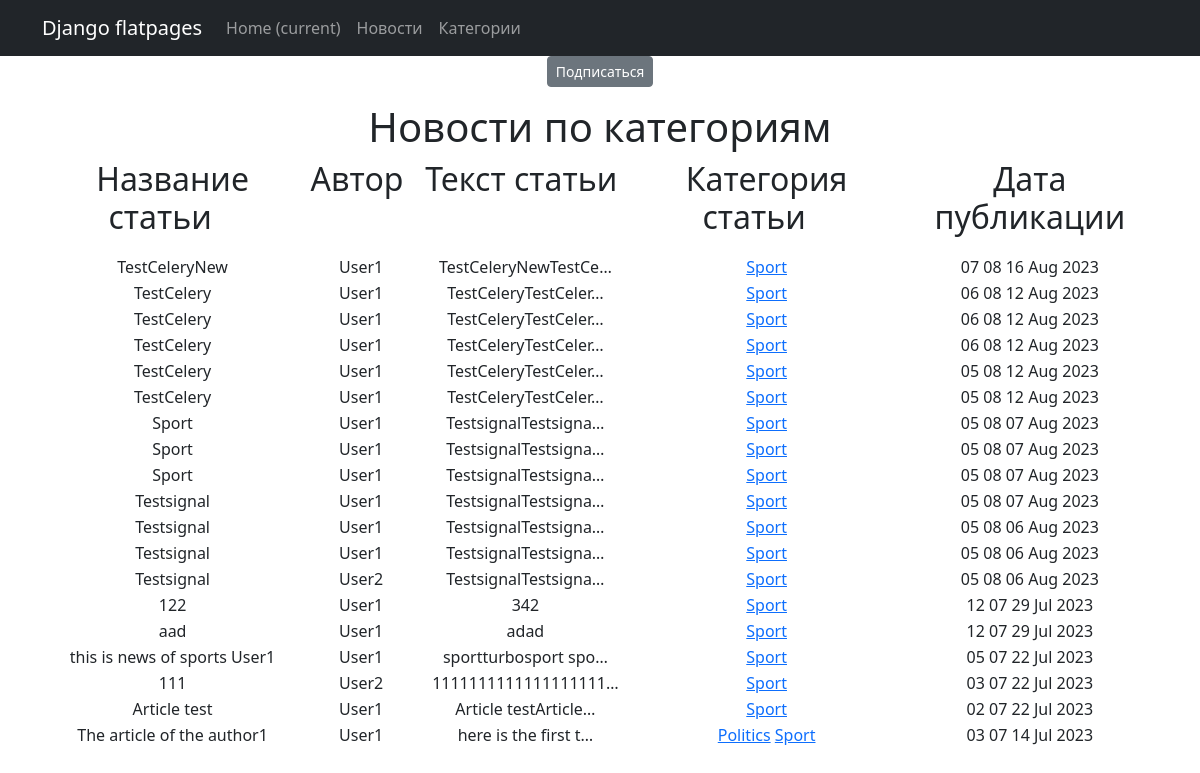
The app's page /news/categories/3/ with its own data.
### NewsPortal/models.py (models this page shows, shortened)
class Post(models.Model):
    post_author = models.ForeignKey(Author, on_delete=models.CASCADE)
    post_choice = models.CharField(max_length=2, choices=POSITIONS)
    post_time_in = models.DateTimeField(auto_now_add=True)
    post_link = models.ManyToManyField(Category, "PostCategory")
    post_header = models.CharField(max_length=255)
    post_text = models.TextField()
    rating = models.FloatField(default=0.0)

class Author(models.Model):
    user = models.OneToOneField(User, on_delete=models.CASCADE)
    author_rating = models.FloatField(default=0.0)
    def __str__(self):
        return f"{self.user}"

class Category(models.Model):
    category_name = models.CharField(max_length=255, unique=True)
    subscribers = models.ManyToManyField(User, related_name="categories")
    def __str__(self):
        return f"{self.category_name}"

### NewsPortal/views.py (the view)
# urls.py: path('categories/<int:pk>/', CategoryListView.as_view(), name='category_list'),
class CategoryListView(ListView):
    model = Post
    template_name = 'category_list.html'
    context_object_name = 'category_news_list'
    def get_queryset(self):
        self.post_link = get_object_or_404(Category, id=self.kwargs['pk'])
        queryset = Post.objects.filter(post_link=self.post_link).order_by('-post_time_in')
        return queryset
    def get_context_data(self, **kwargs):
        context = super().get_context_data(**kwargs)
        context['is_not_subscriber'] = self.request.user not in self.post_link.subscribers.all()
        context['is_subscriber'] = self.request.user in self.post_link.subscribers.all()
        context['post_link'] = self.post_link
        return context

### NewsPortal/templatetags/custom_filters.py (called while the page is built)
@register.filter()
def censor(text):
   new_text = text
   stop_list = [
      'text',
      'about'
         ]
   for bad in stop_list:
      new_text = new_text.replace(bad, bad[:1] + '*' * (len(bad) - 1))
      if type(bad) != str:
         raise TypeError('должна быть строка')
   return new_text

### templates/category_list.html (shortened to what this page needs)
{% extends 'flatpages/default.html' %}
{% load custom_filters %}
{% load custom_tags %}
{% block content %}
    {% if is_not_subscriber %}
        <p class="tex_center"><a href="{% url 'subscribe' post_link.id %}" class="btn btn-secondary btn-sm">Подписаться</a></p>
    {% else %}
        <p class="text-center"><a href="{% url 'unsubscribe' post_link.id %}" class="btn btn-secondary btn-sm">Отписаться</a></p>
   {% endif %}
    <h1>Новости по категориям</h1>
       {% if category_news_list %}
           <table>
               <tr>
                   <td><h2><p style="text-align: center;">Название статьи&nbsp; &nbsp;
                   </p></h2></td>
                   <td><h2><p style="text-align: center;">Автор&nbsp; &nbsp;
                   </p></h2></td>
                   <td><h2><p style="text-align: center;"> Текст статьи&nbsp; &nbsp; </p></h2></td>
                   <td><h2><p style="text-align: center;"> Категория статьи&nbsp; &nbsp; </p></h2></td>
                   <td><h2><p style="text-align: center;"> Дата публикации</p></h2></td>
               </tr>
               {% for event in category_news_list %}
            <tr>
              <td>{{ event.post_header|censor }}</td>
              <td>{{ event.post_author }}</td>
              <td>{{ event.post_text|truncatechars:20|censor }}</td>
              <td>
                  {% for category in event.post_link.all %}
                        <a href="{% url 'category_list' category.id %}">{{ category }}</a>
                  {% endfor %}
              </td>
              <td>{{ event.post_time_in|date:'h m d M Y' }}</td>
            </tr>
            {% endfor %}
       </table>
    {% else %}
       <h2>Статей нет!</h2>
   {% endif %}
{% endblock content %}

### records on screen
Post: post_header|censor "TestCeleryNew", post_author "User1", post_text|censor "TestCeleryNewTestCe…", post_time_in "07 08 16 Aug 2023"
Category: category_name "Sport"
Post: post_header|censor "TestCelery", post_author "User1", post_text|censor "TestCeleryTestCeler…", post_time_in "06 08 12 Aug 2023"
Post: post_header|censor "TestCelery", post_author "User1", post_text|censor "TestCeleryTestCeler…", post_time_in "06 08 12 Aug 2023"
Post: post_header|censor "TestCelery", post_author "User1", post_text|censor "TestCeleryTestCeler…", post_time_in "06 08 12 Aug 2023"
Post: post_header|censor "TestCelery", post_author "User1", post_text|censor "TestCeleryTestCeler…", post_time_in "05 08 12 Aug 2023"
Post: post_header|censor "TestCelery", post_author "User1", post_text|censor "TestCeleryTestCeler…", post_time_in "05 08 12 Aug 2023"
Post: post_header|censor "Sport", post_author "User1", post_text|censor "TestsignalTestsigna…", post_time_in "05 08 07 Aug 2023"
Post: post_header|censor "Sport", post_author "User1", post_text|censor "TestsignalTestsigna…", post_time_in "05 08 07 Aug 2023"
Post: post_header|censor "Sport", post_author "User1", post_text|censor "TestsignalTestsigna…", post_time_in "05 08 07 Aug 2023"
Post: post_header|censor "Testsignal", post_author "User1", post_text|censor "TestsignalTestsigna…", post_time_in "05 08 07 Aug 2023"
Post: post_header|censor "Testsignal", post_author "User1", post_text|censor "TestsignalTestsigna…", post_time_in "05 08 06 Aug 2023"
Post: post_header|censor "Testsignal", post_author "User1", post_text|censor "TestsignalTestsigna…", post_time_in "05 08 06 Aug 2023"
Post: post_header|censor "Testsignal", post_author "User2", post_text|censor "TestsignalTestsigna…", post_time_in "05 08 06 Aug 2023"
Post: post_header|censor "122", post_author "User1", post_text|censor "342", post_time_in "12 07 29 Jul 2023"
Post: post_header|censor "aad", post_author "User1", post_text|censor "adad", post_time_in "12 07 29 Jul 2023"
Post: post_header|censor "this is news of sports User1", post_author "User1", post_text|censor "sportturbosport spo…", post_time_in "05 07 22 Jul 2023"
Post: post_header|censor "111", post_author "User2", post_text|censor "1111111111111111111…", post_time_in "03 07 22 Jul 2023"
Post: post_header|censor "Article test", post_author "User1", post_text|censor "Article testArticle…", post_time_in "02 07 22 Jul 2023"
Post: post_header|censor "The article of the author1", post_author "User1", post_text|censor "here is the first t…", post_time_in "03 07 14 Jul 2023"
Category: category_name "Politics"
